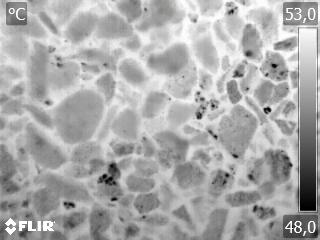
#> input picture img/103_E5R_0.jpg, 320 x 240 px
$ python first_demo_try.py   (older library calls are emulated)
#> lines starting #> are read from the running program, lines starting #| are printed output that depends on the picture
import matplotlib
import matplotlib.pyplot as plt
import numpy as np
from skimage import data, img_as_float
from skimage.color import rgb2gray
from skimage.exposure import histogram, equalize_hist
from skimage.filters import unsharp_mask
from skimage.morphology import *
from skimage.util import invert, crop
from skimage.io import imread
from skimage import exposure


# Load and show
img = imread('img/103_E5R_0.jpg')
#> img is the input picture: shape (240, 320, 3); mean R, G, B 170.5, 170.5, 170.5
img = rgb2gray(img)
#> img: shape (240, 320) float64
fig = plt.figure()
plt.subplot(1,2,1); plt.imshow(img, cmap=plt.get_cmap('gray')); plt.title('103_E5R_0')
hist, bins_center = histogram(img)
#> hist = 256 values, max 985 at index 158, min 3 at index 25, mean 300; bins_center = 256 values from 0.00195 to 0.998
plt.subplot(1,2,2); plt.plot(bins_center, hist, lw=2);

# Crop
img_cropped  = crop(img, ((27, 19), (25, 37)))
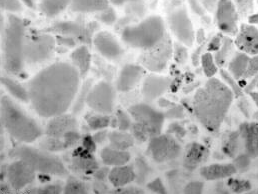
#> img_cropped: shape (194, 258) float64; min 0, max 1, mean 0.681
fig = plt.figure()
plt.imshow(img, cmap=plt.get_cmap('gray'))

# Invert
img_inv = invert(img_cropped)
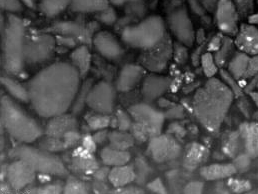
#> img_inv: shape (194, 258) float64; min 0, max 1, mean 0.319
fig = plt.figure()
plt.subplot(1,2,1); plt.imshow(img_inv, cmap=plt.get_cmap('gray')); plt.title('Inv')
hist, bins_center = histogram(img_inv)
#> hist = 256 values, max 706 at index 97, min 0 at index 232, mean 195.5
plt.subplot(1,2,2); plt.plot(bins_center, hist, lw=2);

# Constrast
#img_contr = unsharp_mask(img_inv, radius=1, amount=1.5)
#
#p2, p98 = np.percentile(img_inv, (2, 98))
#img_contr = exposure.rescale_intensity(img_inv, in_range=(p2, p98))
img_contr = img_inv

ig = plt.figure()
plt.subplot(1,2,1); plt.imshow(img_contr, cmap=plt.get_cmap('gray')); plt.title('Cont')
hist, bins_center = histogram(img_contr)
plt.subplot(1,2,2); plt.plot(bins_center, hist, lw=2);

# Erode
img_closed = area_closing(img_contr)
img_eroded = erosion(img_closed)
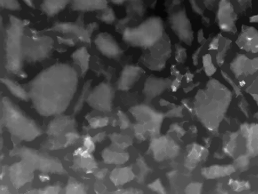
#> img_eroded: shape (194, 258) float64; min 0.0275, max 0.969, mean 0.296
fig = plt.figure()
plt.imshow(img_closed, cmap=plt.get_cmap('gray')); plt.title('Morph')
img_prep = img_eroded

# Mark sure front and background
markers = np.zeros_like(img_prep)
markers[img_prep < 0.6] = 1
markers[img_prep > 0.7] = 2
plt.imshow(markers, cmap=plt.get_cmap('gray')); plt.title('Thr')

# Segmentation
from skimage.filters import sobel
elevation_map = sobel(img_prep)
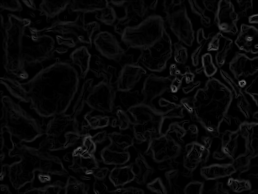
#> elevation_map: shape (194, 258) float64; min 0, max 0.404, mean 0.0324
from skimage.morphology import watershed
#> (the run stopped early here; a loop or call above may not have finished)

$ run again, with img/103_E5R_1.jpg copied over img/103_E5R_0.jpg
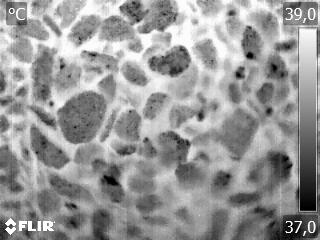
#> input picture img/103_E5R_1.jpg, 320 x 240 px
#> img is the input picture: shape (240, 320, 3); min 0, max 255, mean 151.4
#> img: shape (240, 320) float64
#> `hist, bins_center = histogram(img)`: hist = 256 values, max 633 at index 154, min 14 at index 7, mean 300; bins_center = 256 values from 0.00195 to 0.998
#> `img_inv = invert(img_cropped)`:
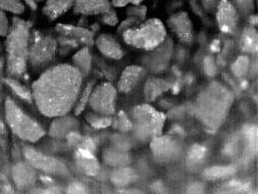
#> img_inv: shape (194, 258) float64; min 0, max 1, mean 0.398
#> `hist, bins_center = histogram(img_inv)`: hist = 256 values, max 463 at index 95, min 1 at index 245, mean 195.5
#> `elevation_map = sobel(img_prep)`:
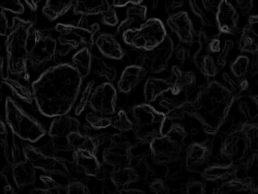
#> elevation_map: shape (194, 258) float64; min 0, max 0.346, mean 0.0421
